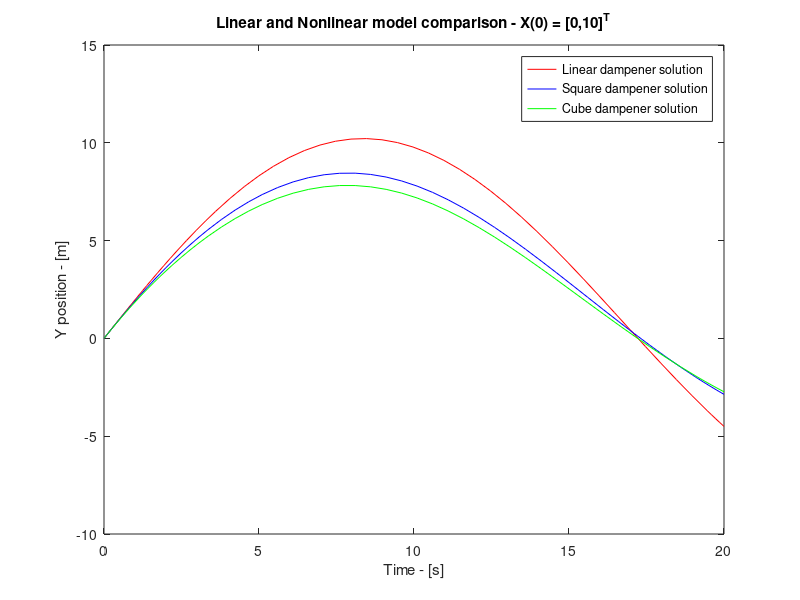

Write MATLAB code to recreate this figure.
function SolveODEs()
    clf  %clear any existing plots

    global grado;

    tf = 20;
    x0 = [0;2];

    grado = 1;
    [t_lin,y_lin] = ode45(@deriv,[0,tf],x0); % derivative, time range, initial conditions
    
    grado = 2;
    [t_square,y_square] = ode45(@deriv,[0,tf],x0);

    grado = 3;
    [t_cube,y_cube] = ode45(@deriv,[0,tf],x0);
    
    figure(1)
    plot(t_lin,y_lin(:,1),'r',t_square,y_square(:,1),'b',t_cube,y_cube(:,1),'g');
    title('Linear and Nonlinear model comparison - X(0) = [0,10]^T');
    xlabel('Time - [s]');
    ylabel('Y position - [m]');
    legend('Linear dampener solution','Square dampener solution','Cube dampener solution')
    
    function XDOT = deriv(t,X)
    % System Parameters
    m = 30;     c1 = 0.5;       
    c2 = 1;     k = 1;
    global grado
    
    % Rename states
    x1 = X(1); x2 = X(2);
    
    % Initiate forcing function
    u = 0;
    
    % write the non-trivial equations using nice names
    if grado == 1
        x1dot = x2;
        x2dot = (-k/m)*x1 + (-c1/m)*x2 + (1/m)*u;
    end
    
    % write the non-trivial equations using nice names
    if grado == 2
        x1dot = x2;
        x2dot = (-k/m)*x1 + (-c1/m)*x2 + (-c2/m)*x2*abs(x2) + (1/m)*u;
    end

    if grado == 3
        x1dot = x2;
        x2dot = (-k/m)*x1 + (-c1/m)*x2 + (-c2/m)*x2^3 + (1/m)*u;
    end

    
    XDOT = [x1dot; x2dot] ;  %return the derivative values